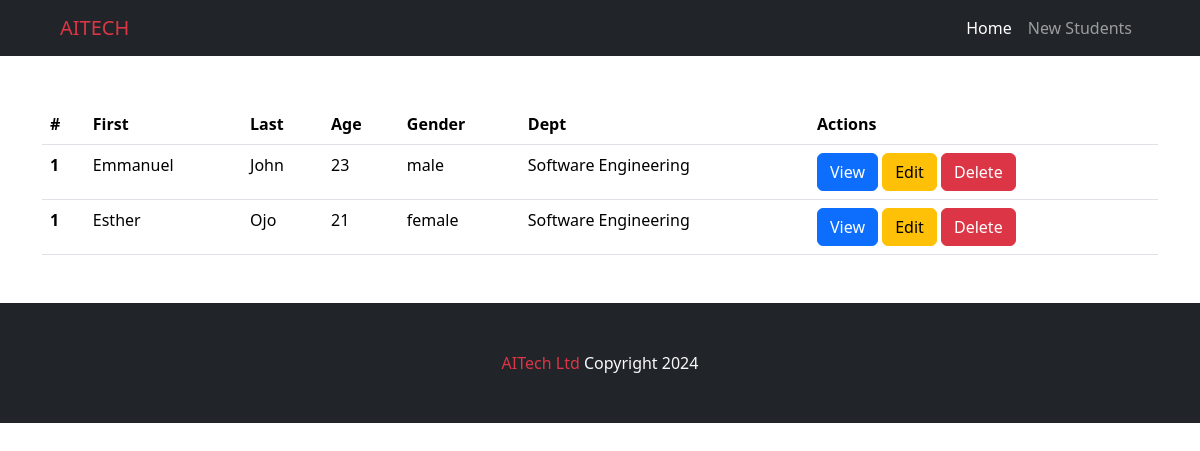
The app's page /, older data.
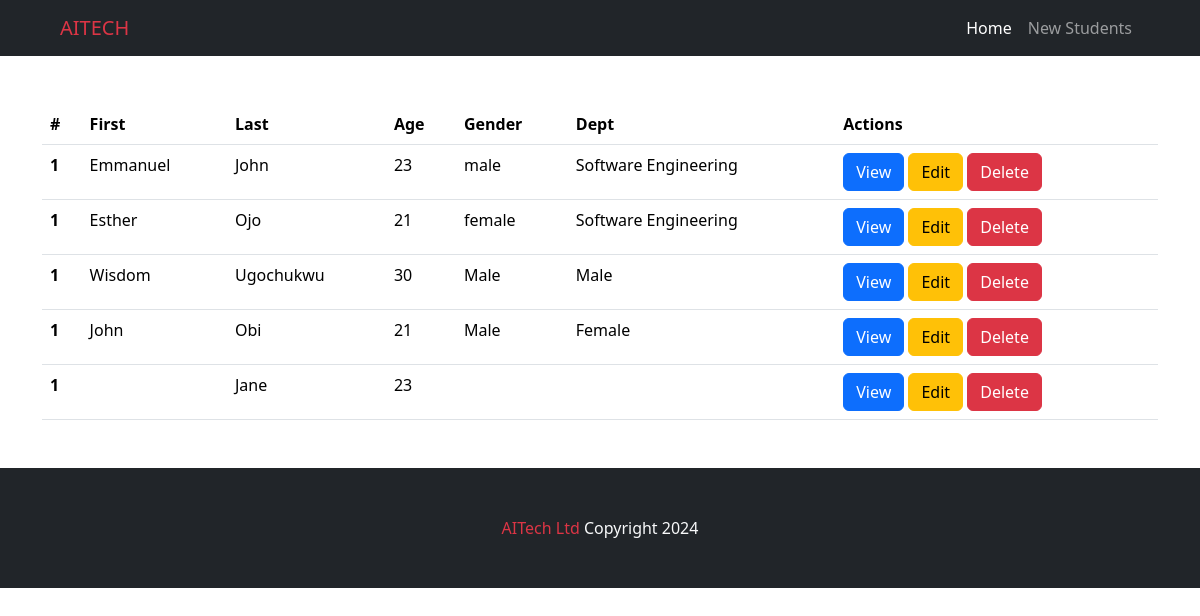
The same page, newer data.
### students_app/models.py (models this page shows)
class Student(models.Model):
    first_name = models.CharField(max_length=200)
    last_name = models.CharField(max_length=200)
    age = models.IntegerField(default=0)
    gender = models.CharField(max_length=20)
    department = models.CharField(max_length=100)

### students_app/views.py (the view)
# urls.py: path('', views.homepage, name='home_page'),
def homepage(request):
    students = Student.objects.all()
    return render(request, 'students/index.html', {'students': students})

### greeting_app/templates/students/index.html
{% extends 'layout.html' %}
{% block content %}
<div class="container">
  <table class="table">
    <thead>
      <tr>
        <th scope="col">#</th>
        <th scope="col">First</th>
        <th scope="col">Last</th>
        <th scope="col">Age</th>
        <th scope="col">Gender</th>
        <th scope="col">Dept</th>
        <th scope="col">Actions</th>
      </tr>
    </thead>
    <tbody>
    {% for student in students %}
      <tr>
        <th scope="row">1</th>
        <td>{{ student.first_name }}</td>
        <td>{{ student.last_name }}</td>
        <td>{{ student.age }}</td>
        <td>{{ student.gender }}</td>
        <td>{{ student.department }}</td>
        <td>
            <a href="{% url 'showStudentDetails' student.id %}" class="btn btn-primary">View</a>
            <a href="{% url 'editStudent' student.id %}" class="btn btn-warning">Edit</a>
            <a href="{% url 'deleteStudent' student.id %}" class="btn btn-danger">Delete</a>
        </td>
      </tr>
     {% endfor %}
    </tbody>
  </table>
</div>
{% endblock content %}

### greeting_app/templates/layout.html (shortened to what this page needs)
<!doctype html>
<html lang="en">
  <head>
    <link href="https://cdn.jsdelivr.net/npm/bootstrap@5.3.3/dist/css/bootstrap.min.css" rel="stylesheet">
  </head>
  <body>
    <nav class="navbar navbar-expand-lg bg-dark navbar-dark px-5 mb-5">
        <div class="container-fluid">
          <a class="navbar-brand text-danger" href="{%  url 'home_page' %}">AITECH</a>
          <div class="collapse navbar-collapse" id="navbarSupportedContent">
            <ul class="navbar-nav ms-auto mb-2 mb-lg-0">
              <li class="nav-item">
                <a class="nav-link active" aria-current="page" href="{%  url 'home_page' %}">Home</a>
              </li>
              <li class="nav-item">
                <a class="nav-link" href="{% url 'createStudent' %}">New Students</a>
              </li>
            </ul>
          </div>
        </div>
      </nav>
      <main>
        {% block content %}
        {% endblock content %}
      </main>
      <footer>
        <div class="row mt-5 p-5 bg-dark text-light">
            <div class="col text-center">
                <span class="text-danger">AITech Ltd</span>
                <span>Copyright 2024</span>
            </div>
        </div>
      </footer>
  </body>
</html>

Row changes from the older to the newer data that the page shows:
added Student: first_name "Wisdom", last_name "Ugochukwu", age "30", gender "Male", department "Male"
added Student: first_name "John", last_name "Obi", age "21", gender "Male", department "Female"
added Student: last_name "Jane", age "23"
